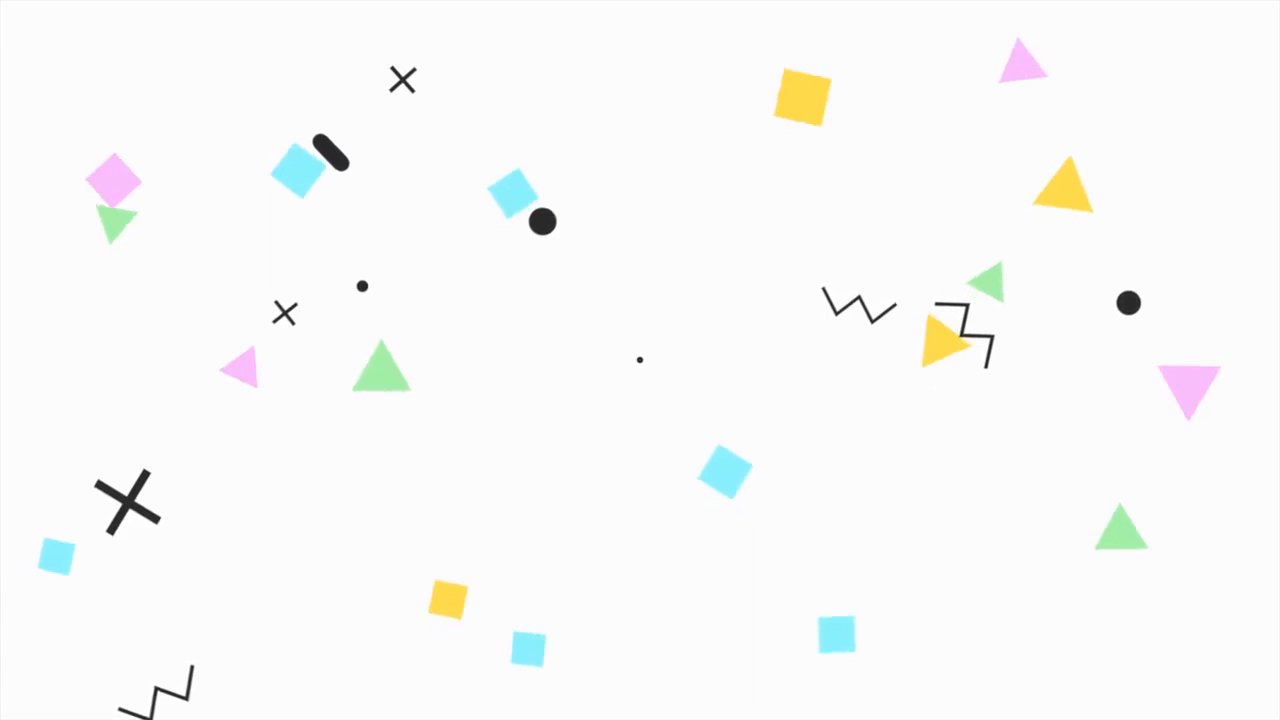
//> input picture frame 21 of 11.03.25/2/video.mp4, 1280 x 720 px
$ ./Videotrecking   (built with g++ and OpenCV 4)
//> lines starting //> are read from the running program, lines starting //| are printed output that depends on the picture; after the words box and inside, x2 and y2 are one past the last pixel; in counts of white or black regions, pixels touching at a corner belong together
#include <opencv2/opencv.hpp>
#include <iostream>

using namespace cv;
using namespace std;

int main() {
    VideoCapture cap("C:/Users/AMD-PC/Desktop/video.mp4");
    if (!cap.isOpened()) {
        cout << "Ошибка: не удалось открыть видео!" << endl;
        return -1;
    }

    int frame_width = static_cast<int>(cap.get(CAP_PROP_FRAME_WIDTH));
    int frame_height = static_cast<int>(cap.get(CAP_PROP_FRAME_HEIGHT));
    VideoWriter outputVideo("utput_video.avi", VideoWriter::fourcc('M', 'J', 'P', 'G'),
        cap.get(CAP_PROP_FPS), Size(frame_width, frame_height));

    Mat frame, gray, edges;
    vector<vector<Point>> contours;
    vector<Vec4i> hierarchy;

    while (true) {
        cap >> frame;
//> frame is the input picture: 720 rows x 1280 cols, CV_8UC3; mean B, G, R 249.3, 250.1, 249.5
        if (frame.empty()) break;

        cvtColor(frame, gray, COLOR_BGR2GRAY);
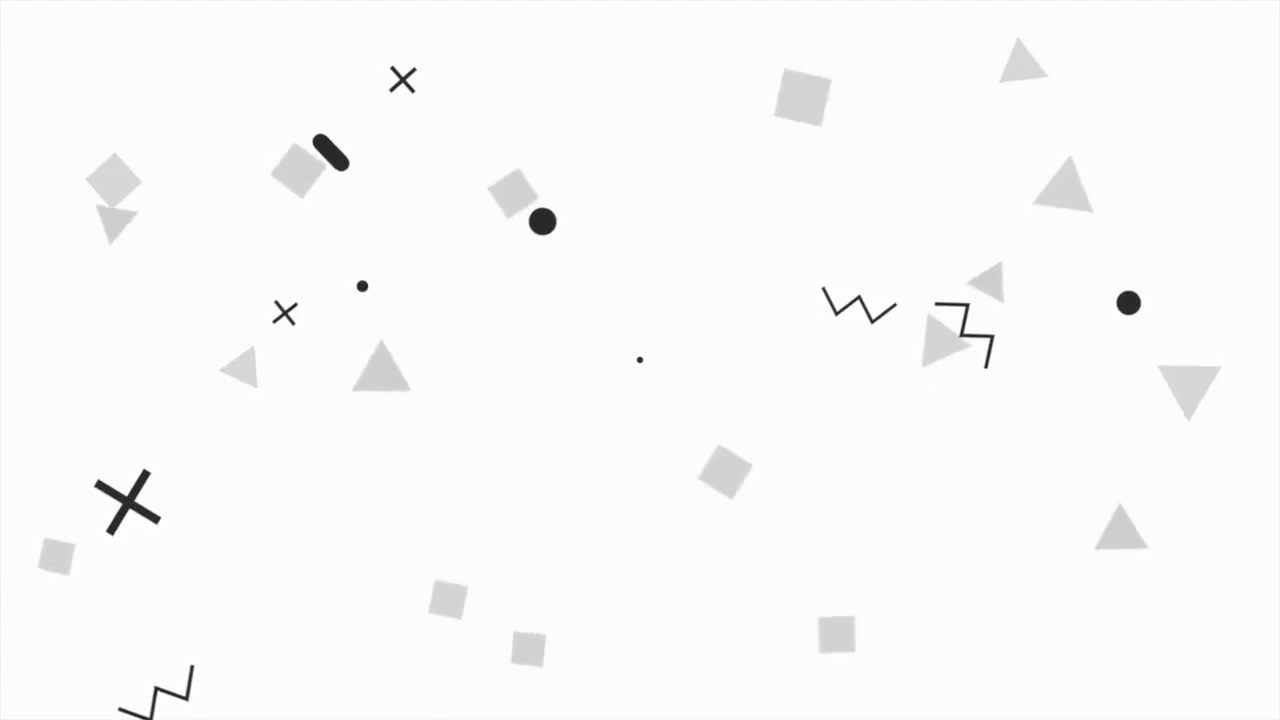
//> gray: 720 rows x 1280 cols, CV_8UC1; min 24, max 255, mean 249.8
        equalizeHist(gray, gray);
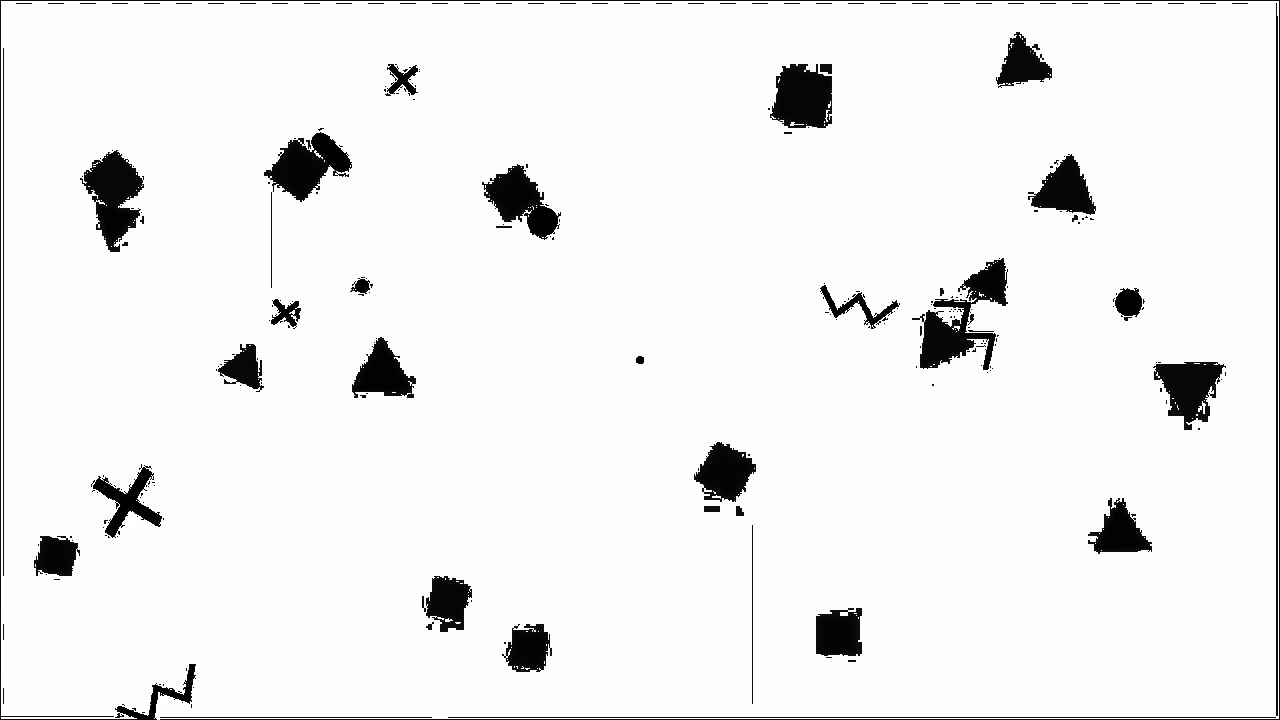
//> gray: 720 rows x 1280 cols, CV_8UC1; 6.45% of pixels changed, all inside (x1, y1, x2, y2) = (0, 0, 1280, 720)
        Canny(gray, edges, 50, 150);
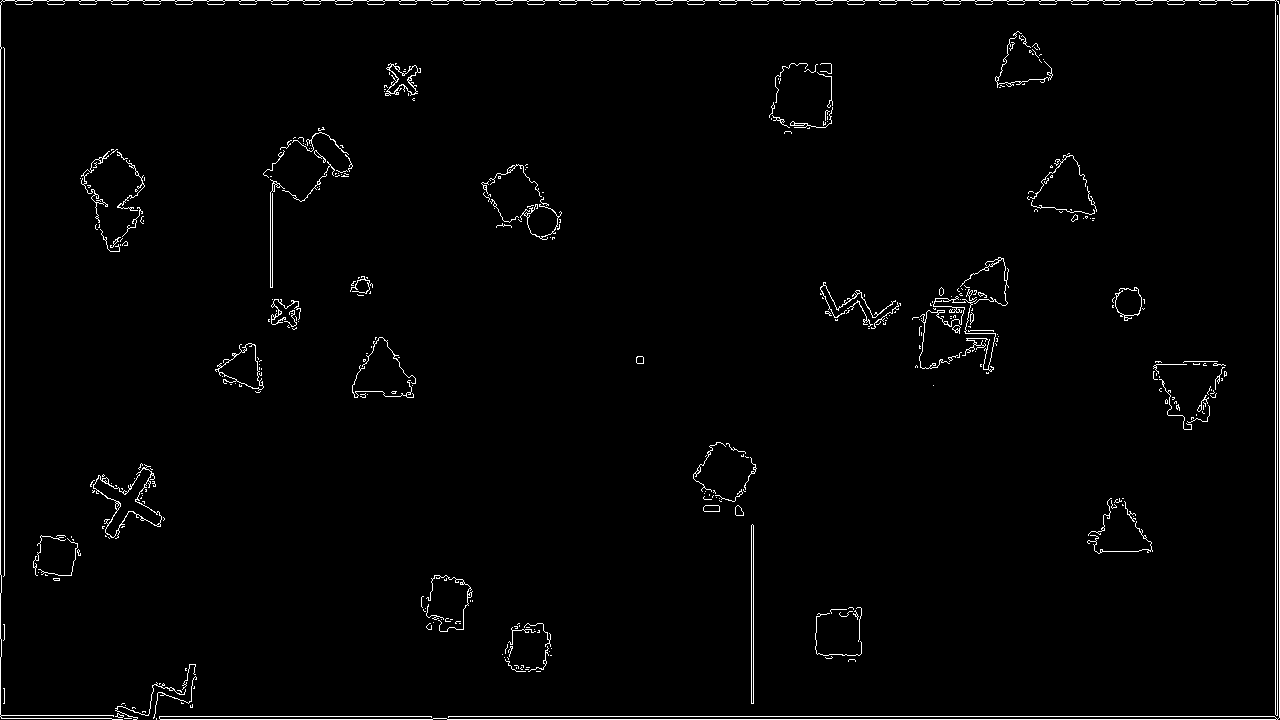
//> edges: 720 rows x 1280 cols, CV_8UC1; 1.8% white in thin lines or dots

        findContours(edges, contours, hierarchy, RETR_TREE, CHAIN_APPROX_SIMPLE);
//> contours = 557 contours, 514 with area under 20; largest, box (x1, y1, x2, y2) and area: (215, 343, 264, 391) 1050, (218, 343, 264, 390) 1014, (385, 63, 421, 96) 466, (387, 64, 418, 95) 368, (751, 524, 754, 704) 357
        for (size_t i = 0; i < contours.size(); i++) {
            vector<Point> approx;
            double peri = arcLength(contours[i], true);
            approxPolyDP(contours[i], approx, 0.02 * peri, true);

            if (approx.size() == 4 && isContourConvex(approx)) {
                Rect boundRect = boundingRect(approx);

                if (hierarchy[i][2] != -1) {
                    if (boundRect.area() > 1000) {
                        Mat mask = Mat::zeros(frame.size(), CV_8UC1);
                        fillConvexPoly(mask, approx, Scalar(255));
                        Scalar meanColor = mean(frame, mask);

                        if (meanColor[0] > 130 && meanColor[1] > 130 && meanColor[2] > 130) {
                            drawContours(frame, vector<vector<Point>>{approx}, -1, Scalar(0, 255, 0), 3);
                            Point center(boundRect.x + boundRect.width / 2, boundRect.y + boundRect.height / 2);
                            putText(frame, "Square", center, FONT_HERSHEY_SIMPLEX, 1, Scalar(0, 255, 0), 2);
                        }
                    }
                }
            }
        }
//> this loop made 557 passes
//> (peri, boundRect) on passes 17, 41, 62, 78, 91, 136, 142, 145, 147, 190, 218, 232: (5.66, Rect(162, 683, 3, 3)), (5.66, Rect(510, 646, 3, 3)), (5.66, Rect(856, 615, 3, 3)), (5.66, Rect(460, 582, 3, 3)), (5.66, Rect(34, 566, 3, 3)), (5.66, Rect(102, 474, 3, 3)), (5.66, Rect(117, 502, 3, 3)), (5.66, Rect(104, 480, 3, 3)), (5.66, Rect(151, 473, 3, 3)), (5.66, Rect(1162, 382, 3, 3)), (5.66, Rect(363, 359, 3, 3)), (5.66, Rect(219, 365, 3, 3))
//> peri on passes 3, 4, 5, 6, 8, 9: 21.07, 16.49, 8.83, 8.24, 12.83, 6.83

        outputVideo.write(frame);
        imshow("Video", frame);
        if (waitKey(30) >= 0) break;
//> the Esc key is pressed
    }

    cap.release();
    outputVideo.release();
    destroyAllWindows();
    return 0;
}

$ run again, starting later in the video
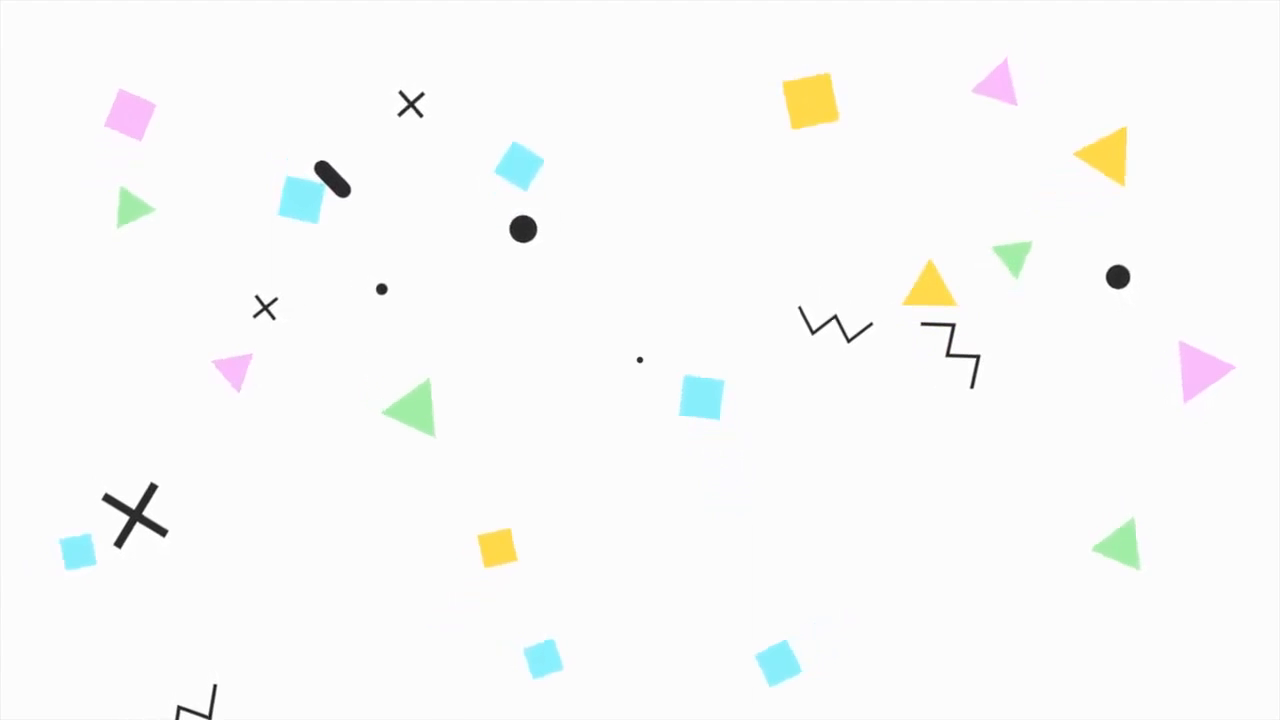
//> input picture frame 94 of 11.03.25/2/video.mp4, 1280 x 720 px
//> frame is the input picture: 720 rows x 1280 cols, CV_8UC3; mean B, G, R 249.3, 250.1, 249.5
//> `equalizeHist(gray, gray);`:
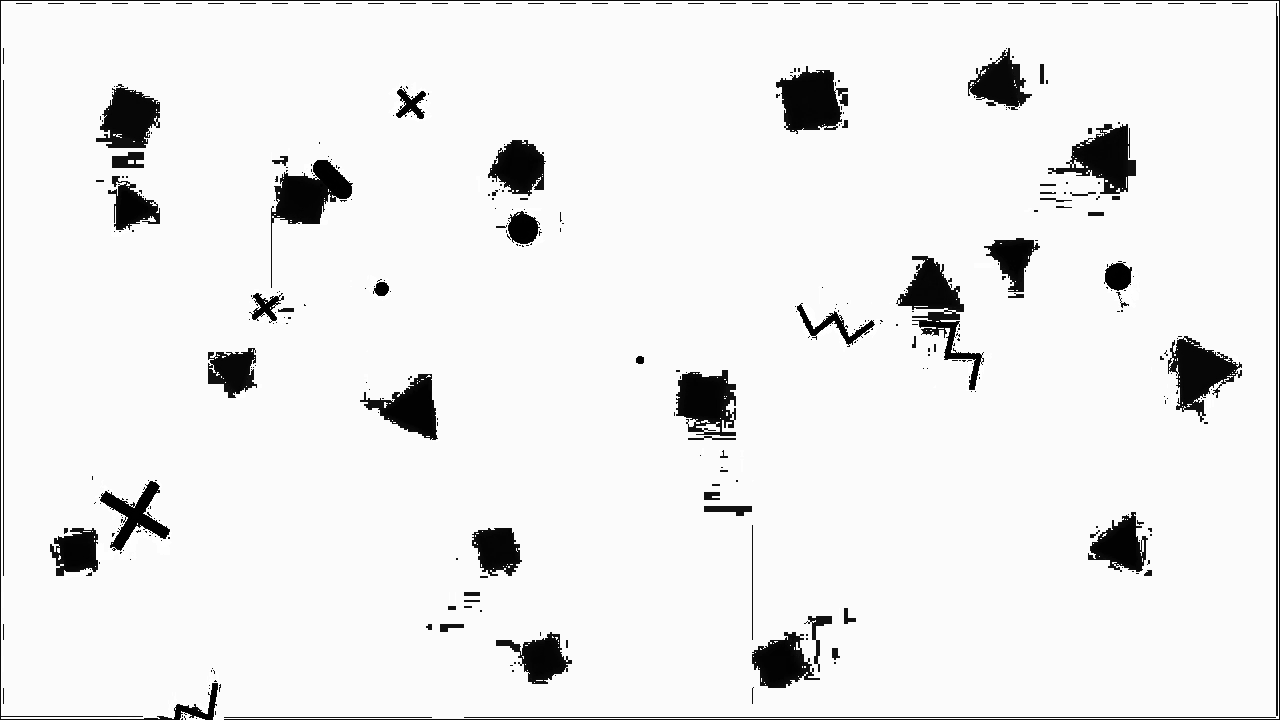
//> gray: 720 rows x 1280 cols, CV_8UC1; min 0, max 255, mean 235.8
//> `Canny(gray, edges, 50, 150);`:
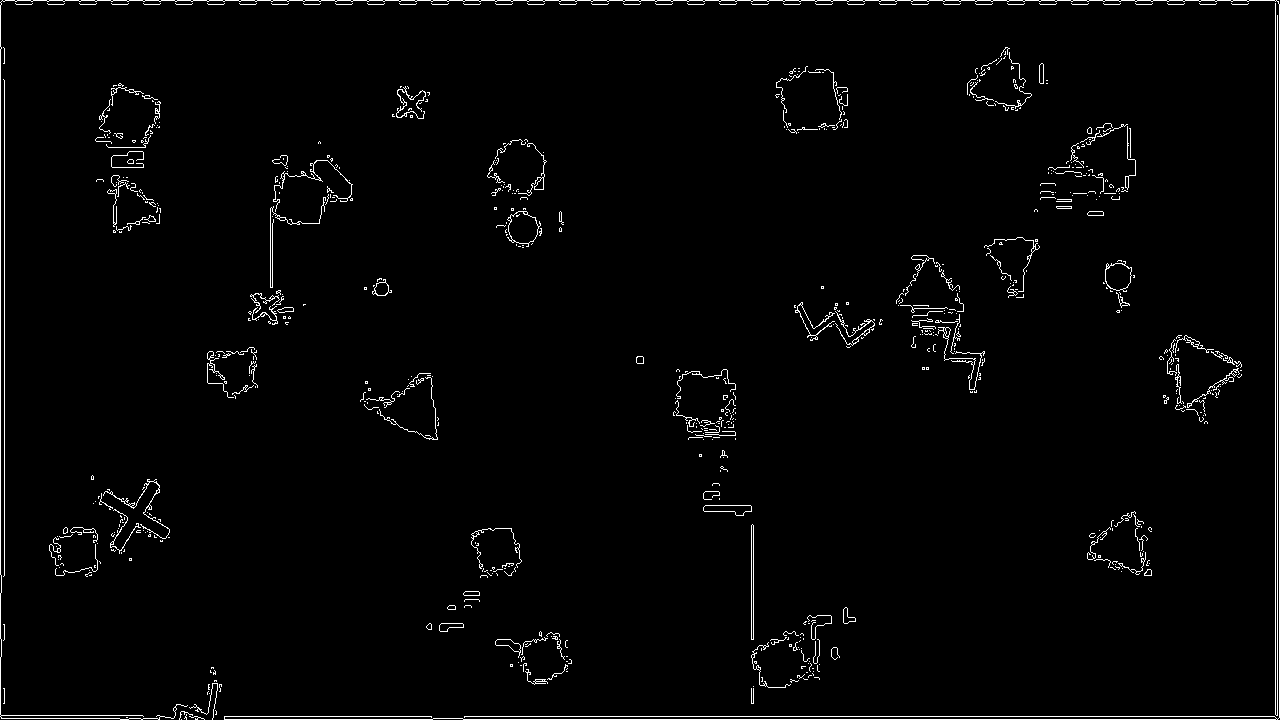
//> edges: 720 rows x 1280 cols, CV_8UC1; 2.1% white in thin lines or dots
//> contours = 921 contours, 852 with area under 20; largest, box (x1, y1, x2, y2) and area: (507, 211, 541, 247) 768, (508, 211, 539, 244) 730, (1105, 261, 1132, 292) 578, (1105, 263, 1132, 291) 552, (703, 505, 752, 516) 319
//> the loop `for (size_t i = 0; i < contours.size(); i++)` made 921 passes
//> (peri, boundRect) on passes 29, 30, 40, 41, 48, 59, 60, 128: (5.66, Rect(534, 680, 3, 3)), (5.66, Rect(542, 679, 3, 3)), (8, Rect(510, 664, 3, 3)), (5.66, Rect(510, 664, 3, 3)), (5.66, Rect(754, 661, 3, 3)), (8, Rect(789, 644, 3, 3)), (5.66, Rect(789, 644, 3, 3)), (5.66, Rect(492, 567, 3, 3))
